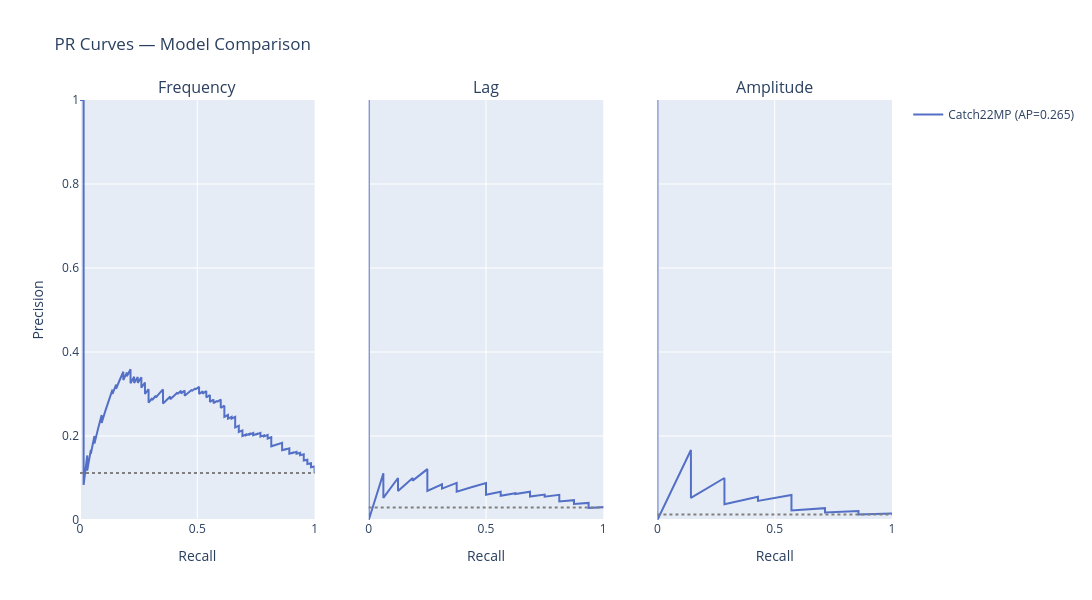

This figure's notebook cell:
### Code cell
ev = Evaluation(level="day")
c22_day_scores = c22mp.score(mp_ds, level="day", day_agg_stat="p90")

fig = ev.plot_pr_curves_compared(
    {"Catch22MP": c22_day_scores},                                                                                                                                                                                                                                           
    ds_small,                                                                                                                                                                                                                                                                                              
)                                                                                                                                                                                                                                                                                                          
fig.show()

### Figure 1 — Plotly figure (JSON) as saved in the notebook; plotly's stock layout.template omitted (floating-point values rounded to 4 significant figures; data arrays with more than 128 entries replaced by an {"elided": "..."} marker saying what was removed)
{"data": [{"legendgroup": "Catch22MP", "line": {"color": "#5470C6"}, "mode": "lines", "name": "Catch22MP (AP=0.265)", "showlegend": true, "type": "scatter", "x": {"elided": "583 float values"}, "xaxis": "x", "y": {"elided": "583 float values"}, "yaxis": "y"}, {"legendgroup": "Catch22MP", "line": {"color": "#5470C6"}, "mode": "lines", "name": "Catch22MP (AP=0.076)", "showlegend": false, "type": "scatter", "x": {"elided": "534 float values"}, "xaxis": "x2", "y": {"elided": "534 float values"}, "yaxis": "y2"}, {"legendgroup": "Catch22MP", "line": {"color": "#5470C6"}, "mode": "lines", "name": "Catch22MP (AP=0.064)", "showlegend": false, "type": "scatter", "x": {"elided": "525 float values"}, "xaxis": "x3", "y": {"elided": "525 float values"}, "yaxis": "y3"}], "layout": {"annotations": [{"font": {"size": 16}, "showarrow": false, "text": "Frequency", "x": 0.1444, "xanchor": "center", "xref": "paper", "y": 1, "yanchor": "bottom", "yref": "paper"}, {"font": {"size": 16}, "showarrow": false, "text": "Lag", "x": 0.5, "xanchor": "center", "xref": "paper", "y": 1, "yanchor": "bottom", "yref": "paper"}, {"font": {"size": 16}, "showarrow": false, "text": "Amplitude", "x": 0.8556, "xanchor": "center", "xref": "paper", "y": 1, "yanchor": "bottom", "yref": "paper"}], "height": 600, "shapes": [{"line": {"color": "gray", "dash": "dot"}, "type": "line", "x0": 0, "x1": 1, "xref": "x domain", "y0": 0.1117, "y1": 0.1117, "yref": "y"}, {"line": {"color": "gray", "dash": "dot"}, "type": "line", "x0": 0, "x1": 1, "xref": "x2 domain", "y0": 0.03002, "y1": 0.03002, "yref": "y2"}, {"line": {"color": "gray", "dash": "dot"}, "type": "line", "x0": 0, "x1": 1, "xref": "x3 domain", "y0": 0.01336, "y1": 0.01336, "yref": "y3"}], "title": {"text": "PR Curves — Model Comparison"}, "width": 1800, "xaxis": {"anchor": "y", "domain": [0, 0.2889], "range": [0, 1], "title": {"text": "Recall"}}, "xaxis2": {"anchor": "y2", "domain": [0.3556, 0.6444], "range": [0, 1], "title": {"text": "Recall"}}, "xaxis3": {"anchor": "y3", "domain": [0.7111, 1], "range": [0, 1], "title": {"text": "Recall"}}, "yaxis": {"anchor": "x", "domain": [0, 1], "range": [0, 1], "title": {"text": "Precision"}}, "yaxis2": {"anchor": "x2", "domain": [0, 1], "matches": "y", "showticklabels": false}, "yaxis3": {"anchor": "x3", "domain": [0, 1], "matches": "y", "showticklabels": false}}}
